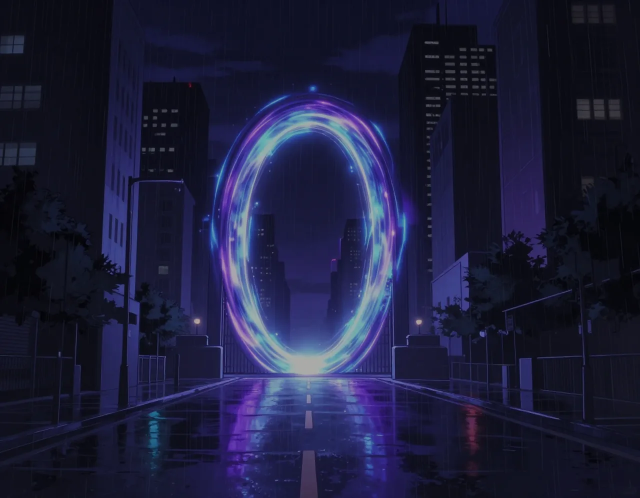
#> input picture assets/bg/hub.webp, 1280 x 996 px (shown at 1/2 size)
$ python process_art.py ../assets/bg/hub.webp ../assets/bg/hub.webp ../assets/bg/hub.webp 1.0 1.0
#> lines starting #> are read from the running program, lines starting #| are printed output that depends on the picture
"""Turn raw generated images into game assets.

  floor:  process_art.py floor RAW.png OUT.webp [LEVEL] [SATURATION]
                                                  -> a seamless, darkened 640px floor tile
                                                     (LEVEL = target mean brightness 0-255, default 36; SATURATION default 0.85)
  bg:     process_art.py bg    RAW.png OUT.webp   -> a darkened 1280px-wide backdrop

Run with a Python that has Pillow and numpy (e.g. ~/LocalModels/bg/bin/python).
"""
import sys
import numpy as np
from PIL import Image, ImageEnhance


def seamless(img, band=96):
    """Cross-fade each edge into the opposite one so the tile wraps without a seam."""
    a = np.asarray(img.convert("RGB")).astype(np.float32)
    h, w = a.shape[:2]
    ramp = np.linspace(0.0, 1.0, band, dtype=np.float32)
    out = a[:, : w - band].copy()
    out[:, :band] = a[:, w - band :] * (1 - ramp)[None, :, None] + a[:, :band] * ramp[None, :, None]
    a, out = out, out[: h - band].copy()
    out[:band] = a[h - band :] * (1 - ramp)[:, None, None] + a[:band] * ramp[:, None, None]
    return Image.fromarray(out.clip(0, 255).astype(np.uint8))


def tone(img, brightness, saturation):
    return ImageEnhance.Color(ImageEnhance.Brightness(img).enhance(brightness)).enhance(saturation)


kind, src, dst = sys.argv[1:4]
level = float(sys.argv[4]) if len(sys.argv) > 4 else 36.0
saturation = float(sys.argv[5]) if len(sys.argv) > 5 else 0.85
im = Image.open(src)
#> im is the input picture: PIL image 1280x996 RGB; mean R, G, B 28.9, 30.2, 59.4
if kind == "floor":
    # Floors sit under the action, so every one is brought to the same dark level and muted a little.
    # Normalising (rather than a fixed multiplier) keeps a pale marble floor as dark as a cave floor.
    im = seamless(im).resize((640, 640), Image.LANCZOS)
    mean = np.asarray(im.convert("L")).mean()
    im = tone(im, min(1.0, level / max(mean, 1.0)), saturation)
else:
    im = tone(im.convert("RGB").resize((1280, round(1280 * im.height / im.width)), Image.LANCZOS), 0.7, 1.0)
#> in tone, `return ImageEnhance.Color(ImageEnhance.Brightness(img).enhance(brightn..`:
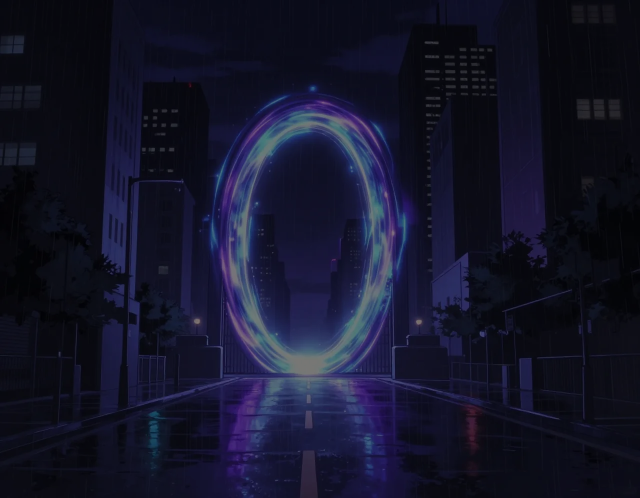
#> returned value: PIL image 1280x996 RGB (shown at 1/2 size); mean R, G, B 19.8, 20.7, 41.1
im.save(dst, "WEBP", quality=82, method=6)
print(dst, im.size)
#| ../assets/bg/hub.webp (1280, 996)
